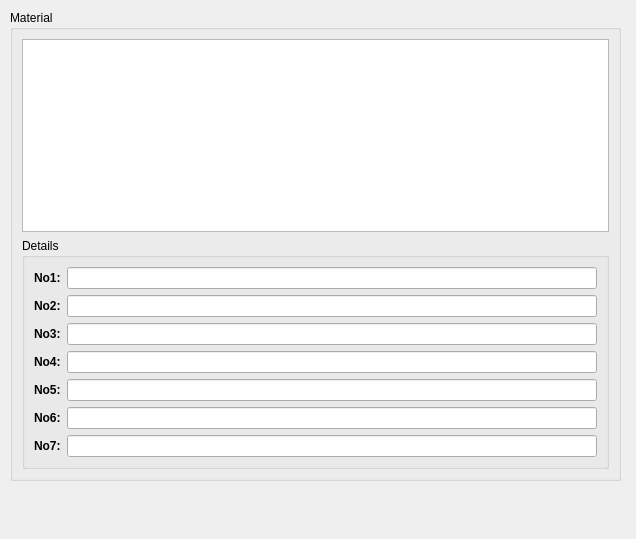
<?xml version="1.0" encoding="UTF-8"?>
<ui version="4.0">
 <class>ShowMaterialDialog</class>
 <widget class="QDialog" name="ShowMaterialDialog">
  <property name="geometry">
   <rect>
    <x>0</x>
    <y>0</y>
    <width>636</width>
    <height>539</height>
   </rect>
  </property>
  <property name="windowTitle">
   <string>Dialog</string>
  </property>
  <widget class="QGroupBox" name="groupBox">
   <property name="geometry">
    <rect>
     <x>10</x>
     <y>10</y>
     <width>611</width>
     <height>471</height>
    </rect>
   </property>
   <property name="title">
    <string>Material</string>
   </property>
   <layout class="QVBoxLayout">
    <property name="spacing">
     <number>6</number>
    </property>
    <property name="leftMargin">
     <number>9</number>
    </property>
    <property name="topMargin">
     <number>9</number>
    </property>
    <property name="rightMargin">
     <number>9</number>
    </property>
    <property name="bottomMargin">
     <number>9</number>
    </property>
    <item>
     <widget class="QTableView" name="DataTable">
      <property name="selectionBehavior">
       <enum>QAbstractItemView::SelectRows</enum>
      </property>
     </widget>
    </item>
    <item>
     <widget class="QGroupBox" name="groupBox_2">
      <property name="title">
       <string>Details</string>
      </property>
      <layout class="QFormLayout" name="_2">
       <item row="0" column="0">
        <widget class="QLabel" name="No1Label">
         <property name="text">
          <string>&lt;html&gt;&lt;head/&gt;&lt;body&gt;&lt;p&gt;&lt;span style=&quot; font-weight:600;&quot;&gt;No1:&lt;/span&gt;&lt;/p&gt;&lt;/body&gt;&lt;/html&gt;</string>
         </property>
        </widget>
       </item>
       <item row="0" column="1">
        <widget class="QLineEdit" name="No1Edit">
         <property name="enabled">
          <bool>true</bool>
         </property>
        </widget>
       </item>
       <item row="1" column="0">
        <widget class="QLabel" name="No2Label">
         <property name="text">
          <string>&lt;html&gt;&lt;head/&gt;&lt;body&gt;&lt;p&gt;&lt;span style=&quot; font-weight:600;&quot;&gt;No2:&lt;/span&gt;&lt;/p&gt;&lt;/body&gt;&lt;/html&gt;</string>
         </property>
        </widget>
       </item>
       <item row="2" column="0">
        <widget class="QLabel" name="No3Label">
         <property name="text">
          <string>&lt;html&gt;&lt;head/&gt;&lt;body&gt;&lt;p&gt;&lt;span style=&quot; font-weight:600;&quot;&gt;No3:&lt;/span&gt;&lt;/p&gt;&lt;/body&gt;&lt;/html&gt;</string>
         </property>
        </widget>
       </item>
       <item row="3" column="0">
        <widget class="QLabel" name="No4Label">
         <property name="text">
          <string>&lt;html&gt;&lt;head/&gt;&lt;body&gt;&lt;p&gt;&lt;span style=&quot; font-weight:600;&quot;&gt;No4:&lt;/span&gt;&lt;/p&gt;&lt;/body&gt;&lt;/html&gt;</string>
         </property>
        </widget>
       </item>
       <item row="4" column="0">
        <widget class="QLabel" name="No5Label">
         <property name="text">
          <string>&lt;html&gt;&lt;head/&gt;&lt;body&gt;&lt;p&gt;&lt;span style=&quot; font-weight:600;&quot;&gt;No5:&lt;/span&gt;&lt;/p&gt;&lt;/body&gt;&lt;/html&gt;</string>
         </property>
        </widget>
       </item>
       <item row="1" column="1">
        <widget class="QLineEdit" name="No2Edit">
         <property name="enabled">
          <bool>true</bool>
         </property>
        </widget>
       </item>
       <item row="2" column="1">
        <widget class="QLineEdit" name="No3Edit">
         <property name="enabled">
          <bool>true</bool>
         </property>
        </widget>
       </item>
       <item row="3" column="1">
        <widget class="QLineEdit" name="No4Edit">
         <property name="enabled">
          <bool>true</bool>
         </property>
        </widget>
       </item>
       <item row="4" column="1">
        <widget class="QLineEdit" name="No5Edit">
         <property name="enabled">
          <bool>true</bool>
         </property>
        </widget>
       </item>
       <item row="7" column="1">
        <widget class="QLineEdit" name="No7Edit">
         <property name="enabled">
          <bool>true</bool>
         </property>
        </widget>
       </item>
       <item row="5" column="0">
        <widget class="QLabel" name="No6Label">
         <property name="text">
          <string>&lt;html&gt;&lt;head/&gt;&lt;body&gt;&lt;p&gt;&lt;span style=&quot; font-weight:600;&quot;&gt;No6:&lt;/span&gt;&lt;/p&gt;&lt;/body&gt;&lt;/html&gt;</string>
         </property>
        </widget>
       </item>
       <item row="5" column="1">
        <widget class="QLineEdit" name="No6Edit">
         <property name="enabled">
          <bool>true</bool>
         </property>
        </widget>
       </item>
       <item row="7" column="0">
        <widget class="QLabel" name="No7Label">
         <property name="text">
          <string>&lt;html&gt;&lt;head/&gt;&lt;body&gt;&lt;p&gt;&lt;span style=&quot; font-weight:600;&quot;&gt;No7:&lt;/span&gt;&lt;/p&gt;&lt;/body&gt;&lt;/html&gt;</string>
         </property>
        </widget>
       </item>
      </layout>
     </widget>
    </item>
   </layout>
  </widget>
 </widget>
 <resources/>
 <connections/>
</ui>
